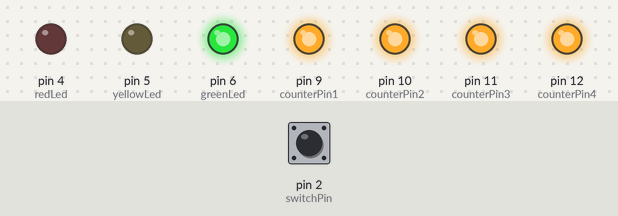
Simulated run of this sketch. Board: Arduino Uno, built with avr-gcc and run on an emulated ATmega328P. Parts: output pins drawn as LEDs (lit = HIGH). The inputs (shaded band) are chosen by the test bench; at power-on: pin 2 (switchPin) HIGH. What the sketch prints to the serial monitor is not drawn.

Above: at 1.2 s.
1.3 s: pin 2 (switchPin) pulled LOW for 0.15 s
At 2.2 s:
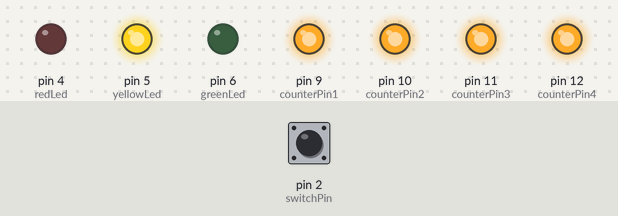
4.4 s: pin 2 (switchPin) pulled LOW for 1 s
At 5.8 s:
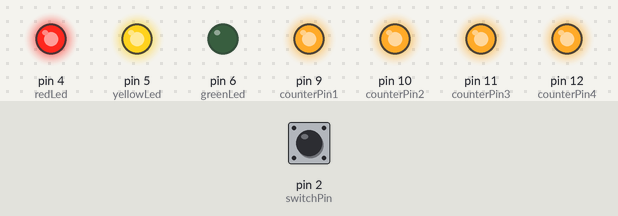
8.4 s: pin 2 (switchPin) pulled LOW for 3.2 s
At 12.7 s:
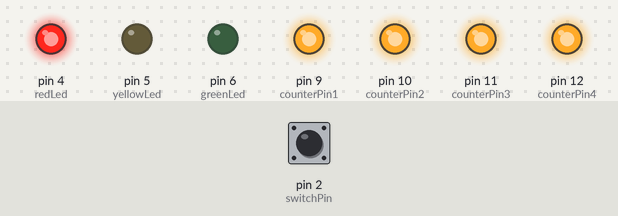
13.1 s: pin 2 (switchPin) pulsed LOW 5 times (0.12 s each, 0.3 s apart)
At 18.2 s:
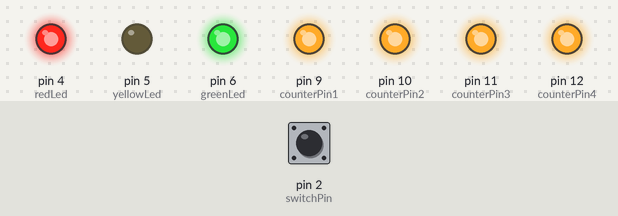
Timing chart, 0 to 23.8 s (numbered marks = the images above; inputs shaded):
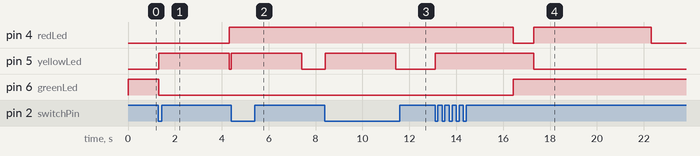

Measured:
- after the input at 1.3 s, pin 4 (redLed): LOW → HIGH after 3.0 s; pin 5 (yellowLed): LOW → HIGH at once, → LOW 3.0 s later; pin 6 (greenLed): HIGH → LOW at once
- after the input at 4.4 s, pin 5 (yellowLed): LOW → HIGH at once, → LOW 3.0 s later
- after the input at 8.4 s, pin 4 (redLed): stays HIGH (without the input it goes to LOW after 4.0 s); pin 5 (yellowLed): LOW → HIGH at once, → LOW 3.0 s later; pin 6 (greenLed): stays LOW (without the input it goes to HIGH after 4.0 s)
- after the input at 13.1 s, pin 5 (yellowLed): LOW → HIGH at once, → LOW 4.2 s later

The sketch:

Lab_B.ino
```cpp
// C++ code
//

int switchPin = 2;
int redLed = 4;
int yellowLed = 5;
int greenLed = 6;

int currentSwitchState = 0;
int prevSwitchState = 0;

long int greenLedTime = -10000;
long int yellowLedTime = 0;
long int redLedTime = 0;

boolean isGreenOn = false;
boolean isYellowOn = false;
boolean isRedOn = false;

boolean counterOn1 = true;
boolean counterOn2 = true;
boolean counterOn3 = true;
boolean counterOn4 = true;


int counterPin1 = 9;
int counterPin2 = 10;
int counterPin3 = 11;
int counterPin4 = 12;

int redTime = 5000;

void setup()
{
  pinMode(switchPin, INPUT);
  pinMode(redLed, OUTPUT);
  pinMode(yellowLed, OUTPUT);
  pinMode(greenLed, OUTPUT);
  pinMode(counterPin1, OUTPUT);
  pinMode(counterPin2, OUTPUT);
  pinMode(counterPin3, OUTPUT);
  pinMode(counterPin4, OUTPUT);

  prevSwitchState = digitalRead(switchPin);

  digitalWrite(greenLed, HIGH);
  digitalWrite(counterPin1, HIGH);
  digitalWrite(counterPin2, HIGH);
  digitalWrite(counterPin3, HIGH);
  digitalWrite(counterPin4, HIGH);

  Serial.begin(9600);
}

void loop()
{

  currentSwitchState = digitalRead(switchPin);

  Serial.println(millis()-greenLedTime);

  if(currentSwitchState == LOW && prevSwitchState == HIGH && (millis() - greenLedTime) > 6000){
    digitalWrite(yellowLed, HIGH);
    digitalWrite(greenLed, LOW);
    yellowLedTime = millis();
    isGreenOn = false;
    isYellowOn = true;
  }

  if(isYellowOn && ((millis() - yellowLedTime) > 3000)){
    digitalWrite(redLed, HIGH);
    digitalWrite(yellowLed, LOW);
    redLedTime = millis();
    isYellowOn = false;
    isRedOn = true;
  }

  if(isRedOn && (millis() - redLedTime) > redTime){
   	digitalWrite(greenLed, HIGH);
    digitalWrite(redLed, LOW);
    greenLedTime = millis();
	isRedOn = false;
    isGreenOn = true;
  }


  prevSwitchState = currentSwitchState;

}
```
